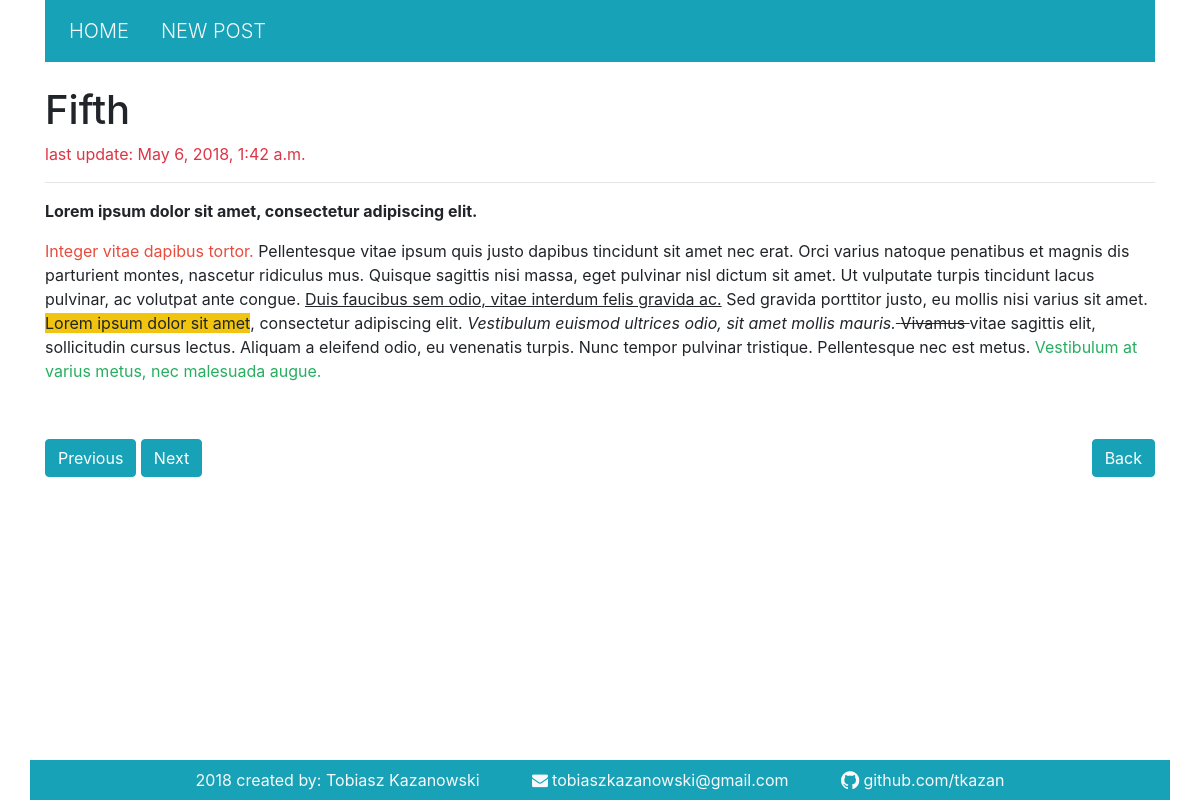
/post/6, run on the app's committed database.
### BlogApp/models.py (models this page shows, shortened)
class Post(models.Model):
    title = models.CharField(max_length=128)
    description = models.TextField()
    created_at = models.DateTimeField(auto_now_add=True)
    updated_at = models.DateTimeField(auto_now=True)

### BlogApp/views.py (the view)
# urls.py: url(r'^post/(?P<id>(\d)+)$', show_post, name='post'),
def show_post(request, id):
    post = get_object_or_404(Post, pk=id)
    ctx = {
        "post": post,
    }
    return render(request, 'post.html', ctx)

### BlogApp/templates/post.html (shortened to what this page needs)
{% extends 'base.html'%}
{% block content %}
    <h1>{{ post.title }}</h1>
    <p class="text-danger">last update: {{ post.updated_at }}</p>
    <hr>
    <p>{{ post.description|safe|linebreaks }}</p>
    <div class="float-left">
        {% if post.get_previous_by_created_at.id %}
        <a href="{% url 'post' post.get_previous_by_created_at.id %}"><button class="btn btn-info">Previous</button></a>
        {% else %}
        <button class="btn btn-danger">Last</button>
        {% endif %}
        {% if post.get_next_by_created_at.id %}
        <a href="{% url 'post' post.get_next_by_created_at.id %}"><button class="btn btn-info">Next</button></a>
        {% else %}
        <button class="btn btn-danger">Last</button>
        {% endif %}
    </div>
    <a href="{% url 'home' %}"><button class="btn btn-info float-right">Back</button></a>
{% endblock %}

### data on the page
Post: title "Fifth", updated_at "May 6, 2018, 1:42 a.m.", description "Lorem ipsum dolor sit amet, consectetur adipiscing elit. Integer vitae dapibus tortor. Pellentesque vitae ipsum quis justo dapibus tincidunt sit amet nec erat. Orci varius natoque penatibus et magnis dis parturient montes, nascetur ridiculus mus. Quisque sagittis nisi massa, eget pulvinar nisl dictum sit amet. Ut vulputate turpis tincidunt lacus pulvinar, ac volutpat ante congue. Duis faucibus sem odio, vitae interdum felis gravida ac. Sed gravida porttitor justo, eu mollis nisi varius sit amet. Lorem ipsum dolor sit amet , consectetur adipiscing elit. Vestibulum euismod ultrices odio, sit amet mollis mauris. Vivamus vitae sagittis elit, sollicitudin cursus lectus. Aliquam a eleifend odio,…"
